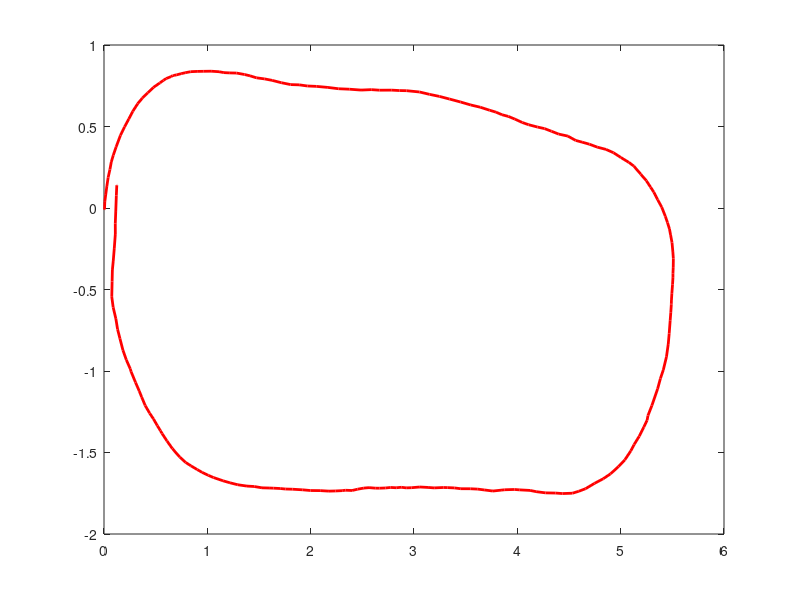

Write MATLAB code to recreate this figure. (Note: this script raises an error after producing the figure.)
clc;clear all;close;
    
    [x1,y1,angle1]=textread('Laser_Data.txt','%f%f%f','headerlines',0);
    angle1=angle1+pi/2;
%     x1=x1*100;
%     y1=y1*100;
    
   
    
   halfL = 0.21/2; halfW =0.21/2;     %%%   original robot posture (corner)
   cornerR = [halfL -halfL -halfL halfL halfL;
   halfW halfW -halfW -halfW halfW];
   arrowR = [1.5*halfL 0]';  % robot orientation arrow

    for i=0:10:size(x1,1)-1
       x2(1+ i/10)=x1(i+1)-0;
        y2(1+ i/10)=y1(i+1)-0;
    end
    plot(x2,y2,'r','LineWidth',2);hold on;
%     plot(x1,y1,'r','LineWidth',1);hold on;
    
   for i=1:50:size(x1,1)
       %%if((((x(i+1)-x(i))^2+y(i+1)-y(i))^2) < 6) 
        
        
           angle1(i) = wrapToPi( angle1(i) );
           rotationM = [cos(angle1(i))  -sin(angle1(i)) ; sin(angle1(i))  cos(angle1(i))];
           rotated_cornerR = rotationM * cornerR + [x1(i)-0 0;0 y1(i)-0]*ones(size(cornerR));
           rotated_arrowR = rotationM * arrowR + [x1(i)-0 y1(i)-0]';    
           plot(rotated_cornerR(1,:), rotated_cornerR(2,:),'g-','LineWidth',2.5); hold on;
           plot([x1(i)-0 rotated_arrowR(1)],[y1(i)-0 rotated_arrowR(2)],'b-','LineWidth',1.5); hold on;
           if i==1;
                plot(rotated_cornerR(1,:), rotated_cornerR(2,:),'r-','LineWidth',2.5); hold on;
                plot([x1(i)-0 rotated_arrowR(1)],[y1(i)-0 rotated_arrowR(2)],'r-','LineWidth',1.5); hold on;
           end
      %% end
   end
  plot(rotated_cornerR(1,:), rotated_cornerR(2,:),'--black','LineWidth',2.5); hold on;
  plot([x1(i)-0 rotated_arrowR(1)],[y1(i)-0 rotated_arrowR(2)],'--black','LineWidth',1.5); hold on;
  
title('\fontsize{14} \fontname{Times New Roman} trajectory')
xlabel('\fontsize{14} \fontname{Times New Roman} m');
ylabel('\fontsize{16} \fontname{Times New Roman} m');
  
%axis([-1.5,1.5,-2,1.5]);
grid on;axis equal;
 

   